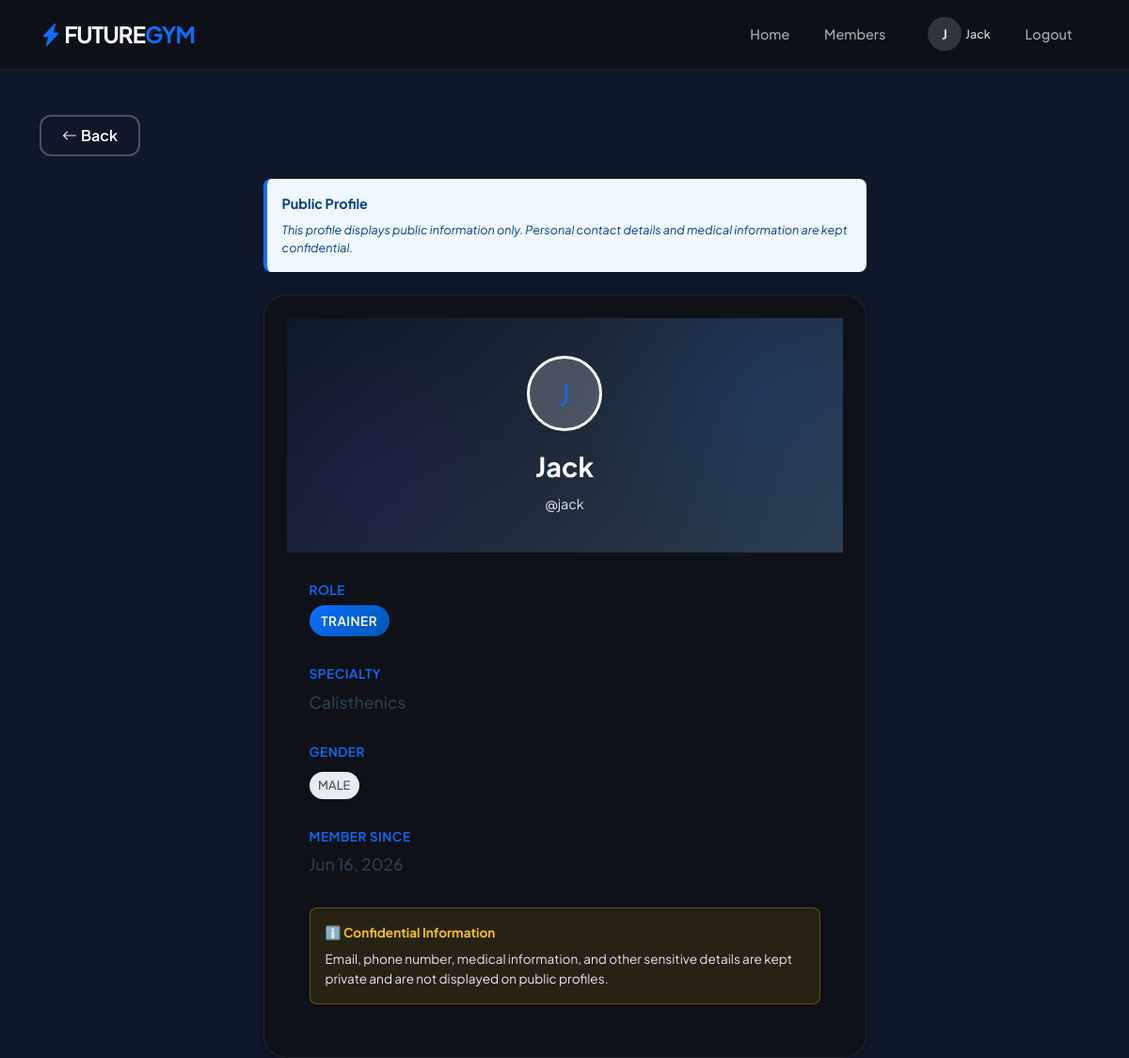
The page /profile/13/ (signed in) on the database its author committed.
### news/models.py (models this page shows, shortened)
class UserProfile(models.Model):
    ROLE_TRAINER = 'trainer'
    ROLE_TRAINEE = 'trainee'
    ROLE_REGISTRAR = 'registrar'
    ROLE_CHOICES = [
        (ROLE_TRAINER, 'Trainer'),
        (ROLE_TRAINEE, 'Trainee'),
        (ROLE_REGISTRAR, 'Registrar'),
    ]
    GENDER_MALE = 'male'
    GENDER_FEMALE = 'female'
    GENDER_OTHER = 'other'
    GENDER_CHOICES = [
        (GENDER_MALE, 'Male'),
        (GENDER_FEMALE, 'Female'),
        (GENDER_OTHER, 'Other'),
    ]
    user = models.OneToOneField(User, on_delete=models.CASCADE, related_name='profile')
    role = models.CharField(max_length=10, choices=ROLE_CHOICES, default=ROLE_TRAINEE)
    gender = models.CharField(max_length=10, choices=GENDER_CHOICES, null=True, blank=True)
    category = models.ForeignKey(Category, on_delete=models.SET_NULL, null=True, blank=True, help_text='Trainer primary category')
    medical_info = models.TextField(blank=True, help_text='Medical notes, conditions, allergies, or emergency info')
    image = models.ImageField(upload_to='profile_pics/', null=True, blank=True)
    created_at = models.DateTimeField(auto_now_add=True)

class Category(models.Model):
    name=models.CharField(max_length=500)
    description=models.TextField(blank=True, null=True, help_text='Description shown on category catalog pages')

### news/views.py (the view)
# urls.py: path('profile/<int:user_id>/', user_profile, name='user_profile_url'),
@login_required
def user_profile(request, user_id):
    target_user = get_object_or_404(User, id=user_id)
    user_profile_obj = UserProfile.objects.filter(user=target_user).first()
    names_record = names.objects.filter(
        Q(email__iexact=target_user.email) |
        Q(name__iexact=target_user.username) |
        Q(name__iexact=target_user.get_full_name())
    ).first()
    profile_data = {
        'username': target_user.username,
        'first_name': target_user.first_name,
        'last_name': target_user.last_name,
        'role': user_profile_obj.role if user_profile_obj else None,
        'gender': user_profile_obj.gender if user_profile_obj else None,
        'category': user_profile_obj.category if user_profile_obj else None,
        'joined_date': target_user.date_joined,
    }
    return render(request, 'user_profile.html', {
        'profile': profile_data,
        'target_user': target_user,
        'names_record': names_record,
    })

### news/templates/user_profile.html (shortened to what this page needs)
{% extends 'base.html' %}
{% block navbar %}
<nav class="navbar navbar-expand-lg navbar-dark sticky-top">
    <div class="container">
        <a class="navbar-brand fw-bold fs-4" href="{% url 'home_url' %}">
            <i class="bi bi-lightning-charge-fill text-primary"></i> FUTURE<span class="text-primary">GYM</span>
        </a>
        <div class="collapse navbar-collapse" id="navbarNav">
            <ul class="navbar-nav ms-auto align-items-center">
                {% if user.is_authenticated %}
                    <li class="nav-item"><a class="nav-link" href="{% url 'home_url' %}">Home</a></li>
                    {% if user.is_superuser %}
                    <li class="nav-item"><a class="nav-link" href="{% url 'members_url' %}">Members</a></li>
                    {% endif %}
                    <li class="nav-item ms-lg-2">
                        <a href="{% if names_record %}{% url 'detail_url' name=names_record.name %}{% else %}#{% endif %}" class="text-decoration-none d-flex align-items-center gap-1 nav-link p-1" style="color:rgba(255,255,255,0.85) !important;">
                            <span class="d-flex align-items-center justify-content-center rounded-circle" style="width:36px;height:36px;background:rgba(255,255,255,0.15);font-weight:700;font-size:0.9rem;">
                                {{ profile.first_name|first|upper }}
                            </span>
                            <span class="small d-none d-md-inline">{{ profile.first_name }}</span>
                        </a>
                    </li>
                    <li class="nav-item"><a class="nav-link" href="{% url 'logout_url' %}">Logout</a></li>
                {% else %}
                    <li class="nav-item"><a class="nav-link" href="{% url 'login_url' %}">Login</a></li>
                {% endif %}
            </ul>
        </div>
    </div>
</nav>
{% endblock %}
{% block content %}
<div class="container mt-5">
    <a href="javascript:history.back()" class="btn btn-outline-glow mb-4"><i class="bi bi-arrow-left me-1"></i>Back</a>
    <div class="row justify-content-center">
        <div class="col-md-7">
            <div class="privacy-notice fade-in">
                <strong>Public Profile</strong>
                <small>This profile displays public information only. Personal contact details and medical information are kept confidential.</small>
            </div>
            <div class="glass-card overflow-hidden fade-in fade-in-delay-1">
                <div class="gradient-header text-center mb-0" style="border-radius: 0;">
                    <a href="{% if names_record %}{% url 'detail_url' name=names_record.name %}{% else %}#{% endif %}" class="text-decoration-none">
                        <div class="profile-avatar">
                        </div>
                    </a>
                    <div style="font-size: 1.8rem; font-weight: 700; margin-bottom: 0.5rem;">
                        {% if profile.first_name or profile.last_name %}
                            {{ profile.first_name }} {{ profile.last_name }}
                        {% else %}
                            {{ profile.username }}
                        {% endif %}
                    </div>
                    <div style="font-size: 0.9rem; opacity: 0.9;">@{{ profile.username }}</div>
                </div>
                <div class="profile-body">
                    <div class="info-section">
                        <h6>Role</h6>
                        {% if profile.role %}
                            <span class="role-badge {% if profile.role == 'trainer' %}trainer{% else %}trainee{% endif %}">
                                {{ profile.role|upper }}
                            </span>
                        {% else %}
                            <div class="info-value empty">Not specified</div>
                        {% endif %}
                    </div>
                    {% if profile.role == 'trainer' and profile.category %}
                        <div class="info-section">
                            <h6>Specialty</h6>
                            <div class="info-value">{{ profile.category.name }}</div>
                        </div>
                    {% endif %}
                    <div class="info-section">
                        <h6>Gender</h6>
                        {% if profile.gender %}
                            <span class="gender-badge">{{ profile.gender|upper }}</span>
                        {% else %}
                            <div class="info-value empty">Not specified</div>
                        {% endif %}
                    </div>
                    <div class="info-section">
                        <h6>Member Since</h6>
                        <div class="info-value">{{ profile.joined_date|date:"M d, Y" }}</div>
                    </div>
                    <div class="p-3 mt-4" style="background: rgba(255, 193, 7, 0.1); border: 1px solid rgba(255, 193, 7, 0.3); border-radius: 8px; font-size: 0.85rem; color: #f1f5f9;">
                        <strong style="color: #fbbf24;">ℹ️ Confidential Information</strong>
                        <p style="color: #e2e8f0; margin: 0.5rem 0 0;">
                            Email, phone number, medical information, and other sensitive details are kept private and are not displayed on public profiles.
                        </p>
                    </div>
                </div>
            </div>
        </div>
    </div>
</div>
{% endblock %}

### news/templates/base.html (style rules this page uses)
:root { --gym-blue: #0d6efd; --gym-purple: #6610f2; --gym-gradient: linear-gradient(135deg, #0d6efd 0%, #6610f2 100%); --gym-gradient-reverse: linear-gradient(135deg, #6610f2 0%, #0d6efd 100%); --gym-bg: #0f172a; --dark-glass: rgba(15, 17, 22, 0.92); --glass-border: rgba(255, 255, 255, 0.08); --card-shadow: 0 4px 12px rgba(0,0,0,0.3); --card-shadow-hover: 0 20px 30px -8px rgba(0,0,0,0.4), 0 8px 12px -6px rgba(0,0,0,0.2); --text-primary: #f1f5f9; --text-muted: #94a3b8; --radius-sm: 10px; --radius-md: 16px; --radius-lg: 24px; --bg-image: url('https://images.unsplash.com/photo-1517838277536-f5f99be501cd?auto=format&fit=crop&w=1920&q=80'); }
html { background-color: #0f172a !important; }
body { font-family: 'Plus Jakarta Sans', sans-serif; background: linear-gradient(rgba(15, 23, 42, 0.93), rgba(15, 23, 42, 0.93)), var(--bg-image) no-repeat center center fixed; background-size: cover; background-color: #0f172a !important; color: var(--text-primary); overflow-x: hidden; scroll-behavior: smooth; min-height: 100vh; }
.navbar { background: var(--dark-glass) !important; backdrop-filter: blur(20px) !important; -webkit-backdrop-filter: blur(20px) !important; border-bottom: 1px solid var(--glass-border); z-index: 1050; padding: 0.7rem 0; }
.navbar-brand { font-weight: 800; letter-spacing: -1px; font-size: 1.4rem; }
.nav-link { font-weight: 500; color: rgba(255,255,255,0.65) !important; transition: all 0.25s ease; margin: 0 4px; border-radius: var(--radius-sm); padding: 0.45rem 0.9rem !important; font-size: 0.9rem; }
.glass-card { background: rgba(15, 17, 22, 0.85); backdrop-filter: blur(14px); -webkit-backdrop-filter: blur(14px); border-radius: var(--radius-lg); border: 1px solid var(--glass-border); padding: 1.5rem; box-shadow: var(--card-shadow); transition: all 0.35s cubic-bezier(0.165, 0.84, 0.44, 1); color: var(--text-primary); }
.gradient-header { background: linear-gradient(135deg, #0f172a 0%, #1e293b 50%, #2c3e50 100%); color: white; border-radius: var(--radius-lg); padding: 2.5rem; margin-bottom: 2rem; position: relative; overflow: hidden; }
.gradient-header::before { content: ''; position: absolute; top: -50%; right: -20%; width: 400px; height: 400px; background: radial-gradient(circle, rgba(13,110,253,0.12) 0%, transparent 70%); border-radius: 50%; }
.gradient-header::after { content: ''; position: absolute; bottom: -30%; left: -10%; width: 300px; height: 300px; background: radial-gradient(circle, rgba(102,16,242,0.08) 0%, transparent 70%); border-radius: 50%; }
.gradient-header > * { position: relative; z-index: 1; }
.btn-outline-glow { background: transparent; color: white; border: 2px solid rgba(255,255,255,0.25); border-radius: 12px; padding: 8px 22px; font-weight: 600; transition: all 0.3s ease; }
.fade-in { opacity: 0; transform: translateY(24px); animation: fadeInUp 0.6s ease forwards; }
.fade-in-delay-1 { animation-delay: 0.1s; }
.profile-avatar { width: 56px; height: 56px; border-radius: 14px; object-fit: cover; }

### news/templates/user_profile.html (style rules this page uses)
.profile-avatar { width: 80px; height: 80px; border-radius: 50%; background: rgba(255, 255, 255, 0.2); border: 3px solid white; display: flex; align-items: center; justify-content: center; margin: 0 auto 1rem; font-size: 2rem; }
.profile-body { padding: 2rem 1.5rem; }
.info-section { margin-bottom: 2rem; }
.info-section h6 { color: var(--gym-blue); font-weight: 600; text-transform: uppercase; font-size: 0.85rem; letter-spacing: 0.5px; margin-bottom: 0.5rem; }
.info-value { font-size: 1.1rem; color: #2c3e50; font-weight: 500; }
.role-badge { display: inline-block; padding: 0.4rem 0.8rem; border-radius: 20px; font-size: 0.85rem; font-weight: 600; text-transform: uppercase; letter-spacing: 0.5px; }
.role-badge.trainer { background: linear-gradient(135deg, var(--gym-blue), #0056b3); color: white; }
.gender-badge { display: inline-block; padding: 0.3rem 0.6rem; border-radius: 15px; font-size: 0.8rem; font-weight: 500; background: #e9ecef; color: #495057; margin-top: 0.3rem; }
.privacy-notice { background: #f0f7ff; border-left: 4px solid var(--gym-blue); padding: 1rem; border-radius: 8px; margin-bottom: 1.5rem; font-size: 0.9rem; color: #004085; }
.privacy-notice small { display: block; margin-top: 0.5rem; font-style: italic; }

### rows shown on the page
UserProfile: role "TRAINER", gender "MALE"
Category: category.name "Calisthenics"

### other values the page prints
{{ profile.first_name|first|upper }} "J"
{{ profile.first_name }} "Jack"
{{ profile.username }} "jack"
{{ profile.joined_date|date:"M d, Y" }} "Jun 16, 2026"
